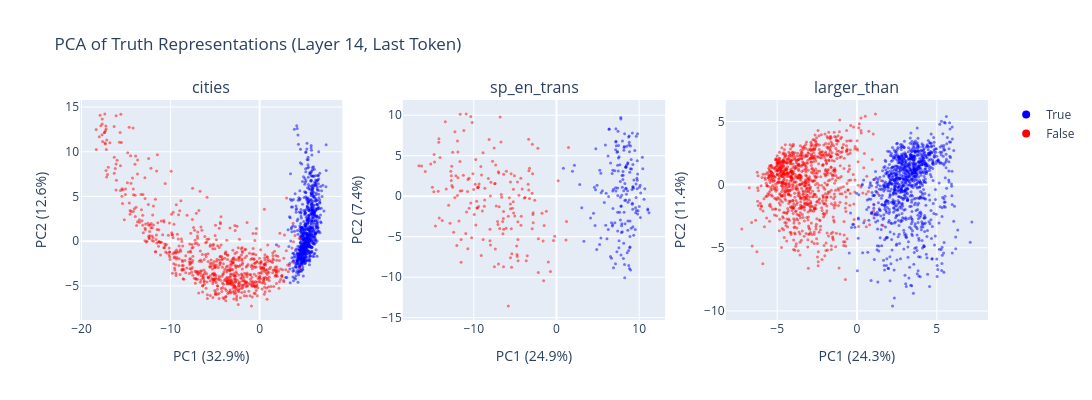

The notebook cell this image was saved under:
### Markdown cell above
Now let's visualize the PCA projections for all three datasets. Each point is a statement, colored by whether it's true or false.

Before running the cell, think about what you expect to see - PCA is completely unsupervised, so any separation by label would mean truth is one of the most prominent directions of variation in the activation space. Figure 1 of the Geometry of Truth paper shows this plot for LLaMA-2-70B; our results use 13B, so they might be somewhat noisier, but should still show the same qualitative pattern.

### Code cell
fig = make_subplots(rows=1, cols=3, subplot_titles=DATASET_NAMES)

for i, name in enumerate(DATASET_NAMES):
    acts = activations[name]
    label_text = labels_dict[name]
    prompts = statements_dict[name]
    pcs = get_pca_components(acts, k=2)
    X_centered = acts - acts.mean(dim=0)
    projected = (X_centered @ pcs).numpy()

    # Compute variance explained
    total_var = X_centered.var(dim=0).sum().item()
    pc_var = t.tensor(projected).var(dim=0)
    pct_explained = (pc_var / total_var * 100).tolist()

    colors = ["blue" if l == 1 else "red" for l in label_text.tolist()]
    fig.add_trace(
        go.Scatter(
            x=projected[:, 0],
            y=projected[:, 1],
            mode="markers",
            marker=dict(color=colors, size=3, opacity=0.5),
            name=name,
            showlegend=False,
            hovertext=prompts,
            customdata=list(zip(prompts, label_text)),
            hovertemplate=(
                "<b>%{customdata[1]}</b><br>"
                "%{customdata[0]}<br>"
                "PC1: %{x:.2f}<br>"
                "PC2: %{y:.2f}"
                "<extra></extra>"
            ),
        ),
        row=1,
        col=i + 1,
    )
    fig.update_xaxes(title_text=f"PC1 ({pct_explained[0]:.1f}%)", row=1, col=i + 1)
    fig.update_yaxes(title_text=f"PC2 ({pct_explained[1]:.1f}%)", row=1, col=i + 1)

# Add a legend manually
fig.add_trace(go.Scatter(x=[None], y=[None], mode="markers", marker=dict(color="blue", size=8), name="True"))
fig.add_trace(go.Scatter(x=[None], y=[None], mode="markers", marker=dict(color="red", size=8), name="False"))

fig.update_layout(
    title="PCA of Truth Representations (Layer 14, Last Token)",
    height=400,
    width=1200,
)
fig.show()

### Figure 1 — Plotly figure (JSON) as saved in the notebook; plotly's stock layout.template omitted (floating-point values rounded to 4 significant figures; data arrays with more than 128 entries replaced by an {"elided": "..."} marker saying what was removed)
{"data": [{"customdata": {"elided": "1496x2 mixed values"}, "hovertemplate": "<b>%{customdata[1]}</b><br>%{customdata[0]}<br>PC1: %{x:.2f}<br>PC2: %{y:.2f}<extra></extra>", "hovertext": {"elided": "1496 str values"}, "marker": {"color": {"elided": "1496 str values"}, "opacity": 0.5, "size": 3}, "mode": "markers", "name": "cities", "showlegend": false, "type": "scatter", "x": {"elided": "1496 float values"}, "xaxis": "x", "y": {"elided": "1496 float values"}, "yaxis": "y"}, {"customdata": {"elided": "354x2 mixed values"}, "hovertemplate": "<b>%{customdata[1]}</b><br>%{customdata[0]}<br>PC1: %{x:.2f}<br>PC2: %{y:.2f}<extra></extra>", "hovertext": {"elided": "354 str values"}, "marker": {"color": {"elided": "354 str values"}, "opacity": 0.5, "size": 3}, "mode": "markers", "name": "sp_en_trans", "showlegend": false, "type": "scatter", "x": {"elided": "354 float values"}, "xaxis": "x2", "y": {"elided": "354 float values"}, "yaxis": "y2"}, {"customdata": {"elided": "1980x2 mixed values"}, "hovertemplate": "<b>%{customdata[1]}</b><br>%{customdata[0]}<br>PC1: %{x:.2f}<br>PC2: %{y:.2f}<extra></extra>", "hovertext": {"elided": "1980 str values"}, "marker": {"color": {"elided": "1980 str values"}, "opacity": 0.5, "size": 3}, "mode": "markers", "name": "larger_than", "showlegend": false, "type": "scatter", "x": {"elided": "1980 float values"}, "xaxis": "x3", "y": {"elided": "1980 float values"}, "yaxis": "y3"}, {"marker": {"color": "blue", "size": 8}, "mode": "markers", "name": "True", "type": "scatter", "x": [null], "y": [null]}, {"marker": {"color": "red", "size": 8}, "mode": "markers", "name": "False", "type": "scatter", "x": [null], "y": [null]}], "layout": {"annotations": [{"font": {"size": 16}, "showarrow": false, "text": "cities", "x": 0.1444, "xanchor": "center", "xref": "paper", "y": 1, "yanchor": "bottom", "yref": "paper"}, {"font": {"size": 16}, "showarrow": false, "text": "sp_en_trans", "x": 0.5, "xanchor": "center", "xref": "paper", "y": 1, "yanchor": "bottom", "yref": "paper"}, {"font": {"size": 16}, "showarrow": false, "text": "larger_than", "x": 0.8556, "xanchor": "center", "xref": "paper", "y": 1, "yanchor": "bottom", "yref": "paper"}], "height": 400, "title": {"text": "PCA of Truth Representations (Layer 14, Last Token)"}, "width": 1200, "xaxis": {"anchor": "y", "domain": [0, 0.2889], "title": {"text": "PC1 (32.9%)"}}, "xaxis2": {"anchor": "y2", "domain": [0.3556, 0.6444], "title": {"text": "PC1 (24.9%)"}}, "xaxis3": {"anchor": "y3", "domain": [0.7111, 1], "title": {"text": "PC1 (24.3%)"}}, "yaxis": {"anchor": "x", "domain": [0, 1], "title": {"text": "PC2 (12.6%)"}}, "yaxis2": {"anchor": "x2", "domain": [0, 1], "title": {"text": "PC2 (7.4%)"}}, "yaxis3": {"anchor": "x3", "domain": [0, 1], "title": {"text": "PC2 (11.4%)"}}}}
